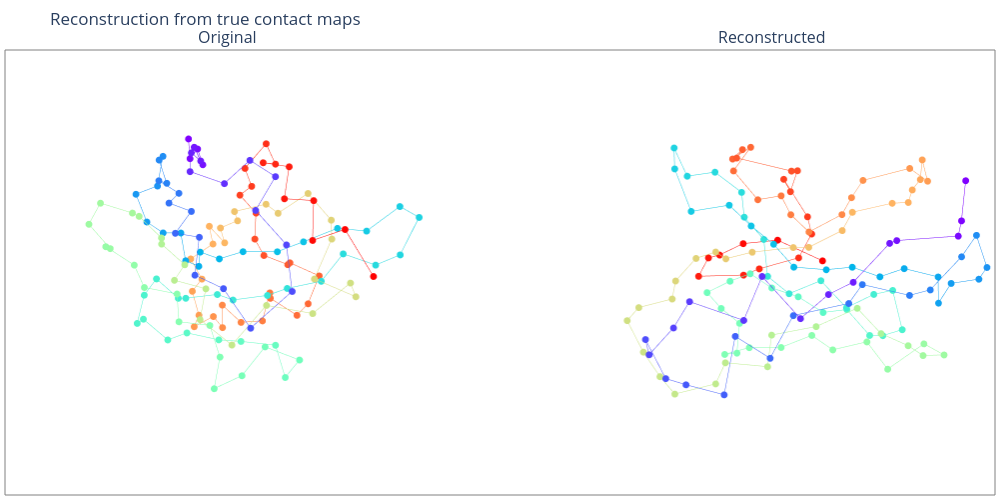

This figure's notebook cell:
### Code cell
import sys
import pickle as pkl

if 'graphics' in sys.modules: importlib.reload(sys.modules['graphics'])
from graphics import *

with open('test_coords.pkl', 'rb') as f:
    data = pkl.load(f)

plotly_2_graphs([data['orig'], data['recon']], 'Reconstruction from true contact maps')

### Figure 1 — Plotly figure (JSON) as saved in the notebook; plotly's stock layout.template omitted (floating-point values rounded to 4 significant figures; data arrays with more than 128 entries replaced by an {"elided": "..."} marker saying what was removed)
{"data": [{"line": {"color": {"elided": "133x4 float values"}, "width": 1}, "marker": {"color": {"elided": "133x4 float values"}, "size": 4}, "mode": "markers+lines", "name": "Original", "scene": "scene", "type": "scatter3d", "x": {"elided": "133 float values"}, "y": {"elided": "133 float values"}, "z": {"elided": "133 float values"}}, {"line": {"color": {"elided": "133x4 float values"}, "width": 1}, "marker": {"color": {"elided": "133x4 float values"}, "size": 4}, "mode": "markers+lines", "name": "Reconstructed", "scene": "scene2", "type": "scatter3d", "x": {"elided": "133 float values"}, "y": {"elided": "133 float values"}, "z": {"elided": "133 float values"}}], "layout": {"annotations": [{"font": {"size": 16}, "showarrow": false, "text": "Original", "x": 0.225, "xanchor": "center", "xref": "paper", "y": 1, "yanchor": "bottom", "yref": "paper"}, {"font": {"size": 16}, "showarrow": false, "text": "Reconstructed", "x": 0.775, "xanchor": "center", "xref": "paper", "y": 1, "yanchor": "bottom", "yref": "paper"}], "height": 500, "margin": {"b": 5, "l": 5, "r": 5, "t": 50}, "paper_bgcolor": "white", "plot_bgcolor": "white", "scene": {"bgcolor": "rgba(0,0,0,0)", "camera": {"center": {"x": 0, "y": 0, "z": 0}, "eye": {"x": 1, "y": 1, "z": 1}}, "domain": {"x": [0, 0.45], "y": [0, 1]}, "xaxis": {"linecolor": "grey", "linewidth": 1, "showbackground": false, "showgrid": false, "showline": true, "showspikes": false, "showticklabels": false, "visible": false}, "yaxis": {"linecolor": "grey", "linewidth": 1, "showbackground": false, "showgrid": false, "showline": true, "showspikes": false, "showticklabels": false, "visible": false}, "zaxis": {"linecolor": "grey", "linewidth": 1, "showbackground": false, "showgrid": false, "showline": true, "showspikes": false, "showticklabels": false, "visible": false}}, "scene2": {"bgcolor": "rgba(0,0,0,0)", "camera": {"center": {"x": 0, "y": 0, "z": 0}, "eye": {"x": 1, "y": 1, "z": 1}}, "domain": {"x": [0.55, 1], "y": [0, 1]}, "xaxis": {"linecolor": "grey", "linewidth": 1, "showbackground": false, "showgrid": false, "showline": true, "showspikes": false, "showticklabels": false, "visible": false}, "yaxis": {"linecolor": "grey", "linewidth": 1, "showbackground": false, "showgrid": false, "showline": true, "showspikes": false, "showticklabels": false, "visible": false}, "zaxis": {"linecolor": "grey", "linewidth": 1, "showbackground": false, "showgrid": false, "showline": true, "showspikes": false, "showticklabels": false, "visible": false}}, "shapes": [{"line": {"color": "grey", "width": 1}, "type": "rect", "x0": 0, "x1": 1, "xref": "paper", "y0": 0, "y1": 1, "yref": "paper"}], "showlegend": false, "title": {"text": "Reconstruction from true contact maps"}, "width": 1000}}
